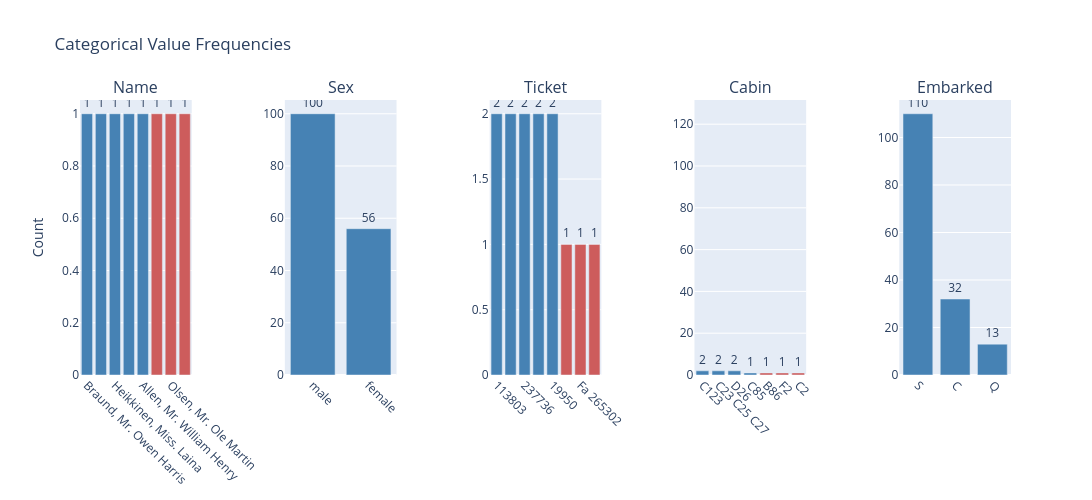

The notebook cell this image was saved under:
### Markdown cell above
### 4.4 Categorical frequencies — top and bottom categories

### Code cell
ps.cat_plot(df_titanic, top=5, bottom=3)

### Figure 1 — Plotly figure (JSON) as saved in the notebook; plotly's stock layout.template omitted (floating-point values rounded to 4 significant figures)
{"data": [{"hovertemplate": "<b>%{x}</b><br>Count: %{y}<extra></extra>", "marker": {"color": ["steelblue", "steelblue", "steelblue", "steelblue", "steelblue", "indianred", "indianred", "indianred"]}, "showlegend": false, "text": ["1", "1", "1", "1", "1", "1", "1", "1"], "textposition": "outside", "type": "bar", "x": ["Braund, Mr. Owen Harris", "Cumings, Mrs. John Bradley (Florence Briggs Thayer)", "Heikkinen, Miss. Laina", "Futrelle, Mrs. Jacques Heath (Lily May Peel)", "Allen, Mr. William Henry", "van Billiard, Mr. Austin Blyler", "Olsen, Mr. Ole Martin", "Williams, Mr. Charles Duane"], "xaxis": "x", "y": [1, 1, 1, 1, 1, 1, 1, 1], "yaxis": "y"}, {"hovertemplate": "<b>%{x}</b><br>Count: %{y}<extra></extra>", "marker": {"color": ["steelblue", "steelblue"]}, "showlegend": false, "text": ["100", "56"], "textposition": "outside", "type": "bar", "x": ["male", "female"], "xaxis": "x2", "y": [100, 56], "yaxis": "y2"}, {"hovertemplate": "<b>%{x}</b><br>Count: %{y}<extra></extra>", "marker": {"color": ["steelblue", "steelblue", "steelblue", "steelblue", "steelblue", "indianred", "indianred", "indianred"]}, "showlegend": false, "text": ["2", "2", "2", "2", "2", "1", "1", "1"], "textposition": "outside", "type": "bar", "x": ["113803", "349909", "237736", "347082", "19950", "A/5. 851", "Fa 265302", "PC 17597"], "xaxis": "x3", "y": [2, 2, 2, 2, 2, 1, 1, 1], "yaxis": "y3"}, {"hovertemplate": "<b>%{x}</b><br>Count: %{y}<extra></extra>", "marker": {"color": ["steelblue", "steelblue", "steelblue", "steelblue", "steelblue", "indianred", "indianred", "indianred"]}, "showlegend": false, "text": ["125", "2", "2", "2", "1", "1", "1", "1"], "textposition": "outside", "type": "bar", "x": [null, "C123", "C23 C25 C27", "D26", "C85", "B86", "F2", "C2"], "xaxis": "x4", "y": [125, 2, 2, 2, 1, 1, 1, 1], "yaxis": "y4"}, {"hovertemplate": "<b>%{x}</b><br>Count: %{y}<extra></extra>", "marker": {"color": ["steelblue", "steelblue", "steelblue", "steelblue"]}, "showlegend": false, "text": ["110", "32", "13", "1"], "textposition": "outside", "type": "bar", "x": ["S", "C", "Q", null], "xaxis": "x5", "y": [110, 32, 13, 1], "yaxis": "y5"}], "layout": {"annotations": [{"font": {"size": 16}, "showarrow": false, "text": "Name", "x": 0.06, "xanchor": "center", "xref": "paper", "y": 1, "yanchor": "bottom", "yref": "paper"}, {"font": {"size": 16}, "showarrow": false, "text": "Sex", "x": 0.28, "xanchor": "center", "xref": "paper", "y": 1, "yanchor": "bottom", "yref": "paper"}, {"font": {"size": 16}, "showarrow": false, "text": "Ticket", "x": 0.5, "xanchor": "center", "xref": "paper", "y": 1, "yanchor": "bottom", "yref": "paper"}, {"font": {"size": 16}, "showarrow": false, "text": "Cabin", "x": 0.72, "xanchor": "center", "xref": "paper", "y": 1, "yanchor": "bottom", "yref": "paper"}, {"font": {"size": 16}, "showarrow": false, "text": "Embarked", "x": 0.94, "xanchor": "center", "xref": "paper", "y": 1, "yanchor": "bottom", "yref": "paper"}], "height": 500, "showlegend": false, "title": {"text": "Categorical Value Frequencies"}, "width": 1500, "xaxis": {"anchor": "y", "domain": [0, 0.12], "tickangle": 45}, "xaxis2": {"anchor": "y2", "domain": [0.22, 0.34], "tickangle": 45}, "xaxis3": {"anchor": "y3", "domain": [0.44, 0.56], "tickangle": 45}, "xaxis4": {"anchor": "y4", "domain": [0.66, 0.78], "tickangle": 45}, "xaxis5": {"anchor": "y5", "domain": [0.88, 1], "tickangle": 45}, "yaxis": {"anchor": "x", "domain": [0, 1], "title": {"text": "Count"}}, "yaxis2": {"anchor": "x2", "domain": [0, 1], "title": {"text": ""}}, "yaxis3": {"anchor": "x3", "domain": [0, 1], "title": {"text": ""}}, "yaxis4": {"anchor": "x4", "domain": [0, 1], "title": {"text": ""}}, "yaxis5": {"anchor": "x5", "domain": [0, 1], "title": {"text": ""}}}}
